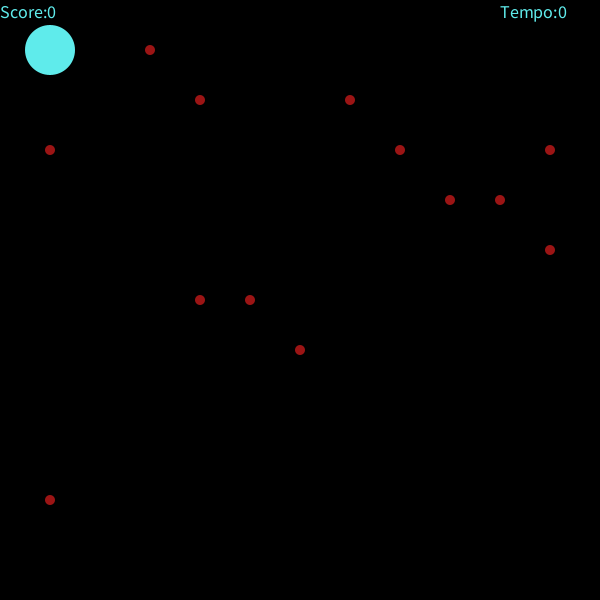
Frame 1 (no input)
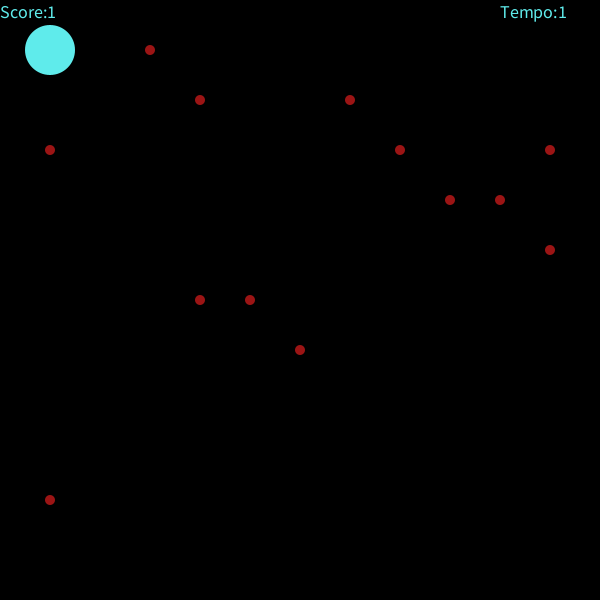
Frame 60 (the mouse pressed at the canvas centre just before this capture)
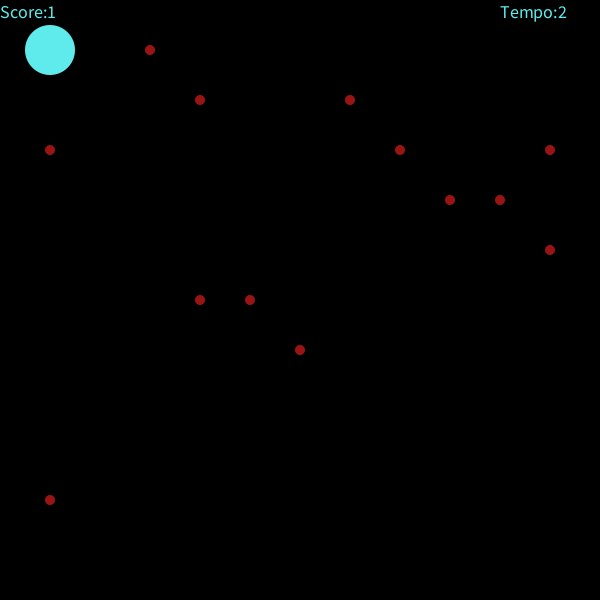
Frame 120 (the mouse held since frame 60 and released just before this capture)

The Processing sketch that drew these frames (run headless with seeded random() and noise(); from frame 60 on, the mouse is pressed at the canvas centre):

// Processing sketch: Mini-game
// ── Mini-game.pde
int [][] f = new int [11][11];
int xPlayer = 50;
int yPlayer = 50;
int xVetor;
int yElementos;
int temp = 1000;
int scor = 0;
String fim = "";
void player(){
fill(95,235,235);
ellipse(xPlayer,yPlayer,50,50);
fill(0);


}
void comidas(int t, int k, int a, int b){
ellipse(t,k,a,b);
 
}
void setup(){
size(600,600);
noStroke();
for(int i = 0;i<15;i++){
  xVetor = (int) random(11);
  yElementos = (int) random(11);
  f[xVetor][yElementos] = 10;
  //println(x,y);       
}
}
void score(){
  fill(95,235,235);
  textSize(18);
  text("Score:"+scor,0,18);
  text(fim,80,250);
}
void tempo (){  
  fill(95,235,235);
  textSize(18);
  text("Tempo:"+millis()/temp,500,18);
}
void draw(){
 background(0);  
 score();
 tempo();     
 for (int i=0; i<f.length; i++){         
  for (int j=0; j<f[0].length; j++){
      if(xPlayer==i*50+50 && yPlayer == j*50+50 && f[i][j]==10){
        f[i][j]=0;
        scor+=1;
          if(scor==5){
            scor=0;   
            fim="O jogo acabou. Você completou em  "+millis()/temp+"  segundos";
            temp=1000000;
            xPlayer=-10000;
            yPlayer=-10000;
          }
      }                 
      fill(155,20,20);     
      comidas(i*50+50, j*50+50, f[i][j],f[i][j]);
  }
}
  player();
}
void keyPressed() {
  if (keyCode == LEFT) {
    xPlayer-=50;
      if(xPlayer<=50){
        xPlayer=50;
      }
  } else if (keyCode == RIGHT) {
    xPlayer+=50;
      if(xPlayer>=550){
        xPlayer=550;
      }     
  }else if (keyCode == UP) {
    yPlayer-=50;
        if(yPlayer<=50){
        yPlayer=50;       
      }
  }
  else if (keyCode == DOWN) {
    yPlayer+=50;
      if(yPlayer>=550){
        yPlayer=550;   
      }
  }
}
